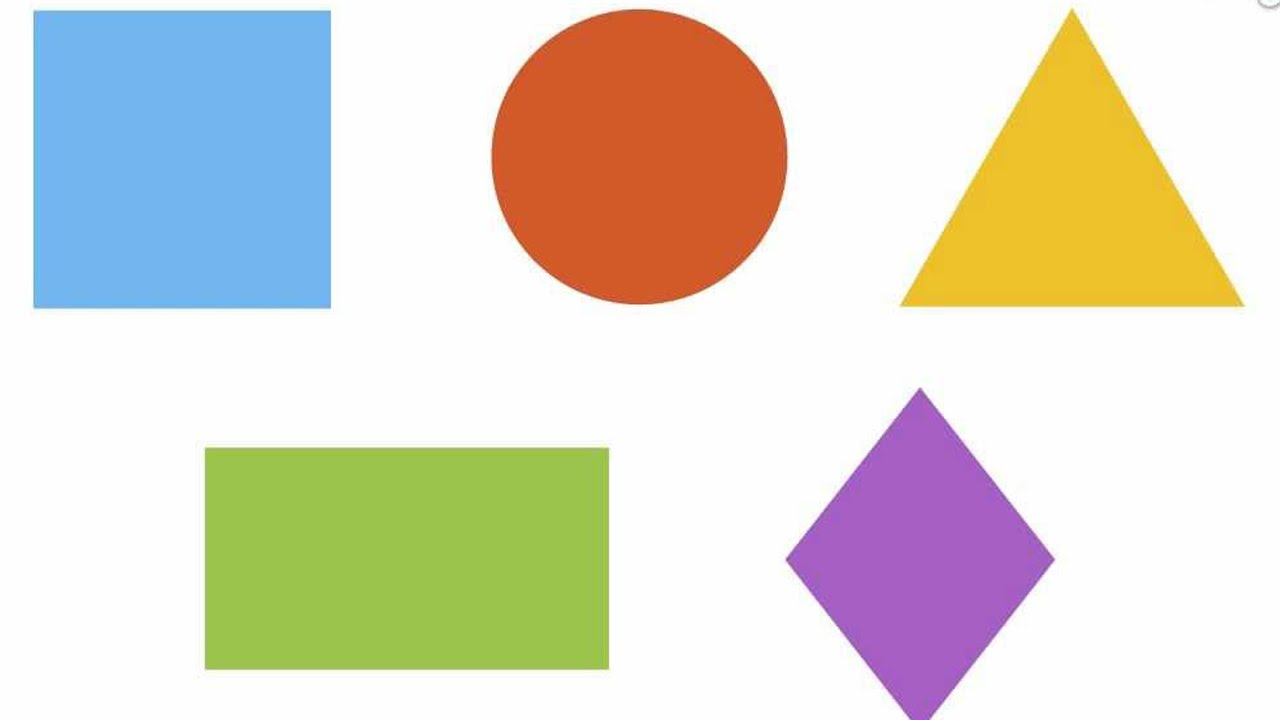
//> input picture Computer Vision/teste_quinas.jpg, 1280 x 720 px, given in place of the camera
$ ./vacaGO   (built with g++ and OpenCV 4)
//> lines starting //> are read from the running program, lines starting //| are printed output that depends on the picture; after the words box and inside, x2 and y2 are one past the last pixel; in counts of white or black regions, pixels touching at a corner belong together
#include <sstream>
#include <string>
#include <iostream>
#include <string>
#include <opencv2/core/core.hpp>
#include <opencv2/highgui/highgui.hpp>
#include <cv.h>
#include <opencv2/opencv.hpp>
#include <math.h>
#include <opencv2/imgproc/imgproc.hpp>

using namespace cv;
using namespace std;

/*
 Camila Code
 */


const int FRAME_WIDTH = 640;
const int FRAME_HEIGHT = 480;

// LIMITES DOS HISTOGRAMAS
const int LIMIT_MINOR = 40;
const int LIMIT_MAJOR = 215;

Mat frame, HSV, canny, mitPunkte, mitLines, src_grey, pontoLinha, mitNeural;

vector<Vec4i> lParalelas;
vector<Point2f> corners;
vector<float> angles, anglesP;

int width = 640;
int height = 480;
float RX;
// ---------  COISAS PARA K-MEANS  -----------
// SET DE DADOS PARA IA

const int K = 2; // NUMERO DE CLUSTERS
const int nCICLOS = 250;


//////////////////////////////////////////////////////////////////////////////////////////////7

void PDControl(int x, int y) {
   float erro = x - (width / 2);
    erro = erro / (width / 2);
    RX = erro;
     cout << "error: " << erro << endl;
    int to_show;
    if (erro < 0.01) { // go left
        to_show = (int) (-100 * erro);
        line(frame, Point((width / 2), y), Point(x, y), Scalar(0, 255, 0), to_show);
        line(frame, Point((width / 2), y), Point(x, y), Scalar(0, 255, 0), to_show);
    } else if (erro > 0.01) { // go right
        to_show = (int) (100 * erro);
        line(frame, Point((width / 2), y), Point(x, y), Scalar(0, 0, 255), to_show);
        line(frame, Point((width / 2), y), Point(x, y), Scalar(0, 0, 255), to_show);
    }

    // QUANTO MENOR O NÚMERO, MAIOR O ALINHAMENTO DO ROBO
    // QUANTO MAIOR O NÚMERO, MAIOR A DIFERENCA ENTRE AS VELOCIDADES DOS MOTORES
    // QUANTO MENOR O NÚMERO, MAIS PRÓXIMAS SAO AS VELOCIDADES DOS MOTORES
    // TO FALANDO DA VARIÁVEL 	erro

}

void kmeans_training(vector<Point2f> corners) {
    unsigned int tam = corners.size(); // pegar tamanho de algum vetor
    int c[K][5];

    unsigned int clusters[tam];

    int trainingData[tam][5];
    /*
    [0] -> x
    [1] -> y
    [2] -> intensidade branco
    [3] -> medio
    [4] -> intensidade preto
     */

    int rows = src_grey.rows;
    int cols = src_grey.cols;

    for (unsigned int i = 0; i < tam; i++) {
        trainingData[i][0] = corners[i].x;
        trainingData[i][1] = corners[i].y;

        //GET HISTOGRAMAS


        int x1 = trainingData[i][0] - 5, x2 = trainingData[i][0] + 5, y1 = trainingData[i][1] - 5, y2 = trainingData[i][1] + 5;

        if (x1 < 0) {
            x1 = 0;
        }

        if (x2 > cols) {
            x2 = cols - 1;
        }

        if (y1 < 0) {
            y1 = 0;
        }

        if (y2 > rows) {
            y2 = rows - 1;
        }

        //Mat img = Mat(src_grey, Rect(x1,y1,x2,y2));


        trainingData[i][2] = 0;
        trainingData[i][3] = 0;
        trainingData[i][4] = 0;

        MatIterator_<uchar> it, end;
        for (it = src_grey.begin<uchar>(), end = src_grey.end<uchar>(); it != end; ++it) {

            if (*it <= LIMIT_MINOR) {
                trainingData[i][2]++;
            } else if (*it < LIMIT_MAJOR) {
                trainingData[i][3]++;
            } else {
                trainingData[i][4]++;
            }
        }
    }

    for (int n = 0; n < nCICLOS; n++) {

        // atribui aos primeiros centroides o centroide anterior identificado

        for (int j = 0; j < 5; j++) {
            c[0][j] = trainingData[0][j];
            c[1][j] = trainingData[tam - 1][j];
        }


        // [12 lines of commented-out code are left out]
        for (unsigned int i = 0; i < tam; i++) {
            double distancia = sqrt((trainingData[i][0] - c[0][0])*(trainingData[i][0] - c[0][0]) +
                    (trainingData[i][1] - c[0][1])*(trainingData[i][1] - c[0][1]) +
                    (trainingData[i][2] - c[0][2])*(trainingData[i][2] - c[0][2]) +
                    (trainingData[i][3] - c[0][3])*(trainingData[i][3] - c[0][3]) +
                    (trainingData[i][4] - c[0][4])*(trainingData[i][4] - c[0][4]));
            clusters[i] = 0;
            for (int j = 1; j < K; j++) {
                if (sqrt((trainingData[i][0] - c[j][0])*(trainingData[i][0] - c[j][0]) +
                        (trainingData[i][1] - c[j][1])*(trainingData[i][1] - c[j][1]) +
                        (trainingData[i][2] - c[j][2])*(trainingData[i][2] - c[j][2]) +
                        (trainingData[i][3] - c[j][3])*(trainingData[i][3] - c[j][3]) +
                        (trainingData[i][4] - c[j][4])*(trainingData[i][4] - c[j][4])) < distancia) {

                    clusters[i] = j;

                    distancia = sqrt((trainingData[i][0] - c[j][0])*(trainingData[i][0] - c[j][0]) +
                            (trainingData[i][1] - c[j][1])*(trainingData[i][1] - c[j][1]) +
                            (trainingData[i][2] - c[j][2])*(trainingData[i][2] - c[j][2]) +
                            (trainingData[i][3] - c[j][3])*(trainingData[i][3] - c[j][3]) +
                            (trainingData[i][4] - c[j][4])*(trainingData[i][4] - c[j][4]));


                }
            }
        }


        // CENTROID UPDATE STEP - os centroides sao recomputados

        unsigned int cont = 0;
        for (unsigned int i = 0; i < K; i++) {
            c[i][0] = 0;
            c[i][1] = 0;
            c[i][2] = 0;
            c[i][3] = 0;
            c[i][4] = 0;
            cont = 0;
            for (unsigned int j = 0; j < tam; j++) {
                if (clusters[j] == i) {
                    c[i][0] = c[i][0] + trainingData[j][0];
                    c[i][1] = c[i][1] + trainingData[j][1];
                    c[i][2] = c[i][2] + trainingData[j][2];
                    c[i][3] = c[i][3] + trainingData[j][3];
                    c[i][4] = c[i][4] + trainingData[j][4];
                    cont++;
                }
            }

            c[i][0] = int(c[i][0] / cont);
            c[i][1] = int(c[i][1] / cont);
            c[i][2] = int(c[i][2] / cont);
            c[i][3] = int(c[i][3] / cont);
            c[i][4] = int(c[i][4] / cont);

        }


    }


    // [12 lines of commented-out code are left out]

    mitNeural = frame.clone();
    circle(mitNeural, Point(c[0][0], c[0][1]), 10, Scalar(173, 0, 0), -1, 8, 0);
    circle(mitNeural, Point(c[0][0], c[0][1]), 12, Scalar(0, 0, 255), -1, 8, 0);

    circle(mitNeural, Point(c[1][0], c[1][1]), 10, Scalar(173, 0, 0), -1, 8, 0);
    circle(mitNeural, Point(c[1][0], c[1][1]), 12, Scalar(0, 0, 255), -1, 8, 0);

    line(mitNeural, Point(c[0][0], 0), Point(c[0][0], rows), Scalar(0, 0, 255), 5, 8);
    line(mitNeural, Point(c[1][0], 0), Point(c[1][0], rows), Scalar(0, 0, 255), 5, 8);

    int X = int((c[0][0] + c[1][0]) / 2.0);
    int Y = int((c[0][1] + c[1][1]) / 2.0);

    PDControl(X, Y);


    circle(mitNeural, Point(X, Y), 20, Scalar(255, 0, 0), -1, 8, 0);
    circle(mitNeural, Point(X, Y), 25, Scalar(255, 0, 0), -1, 8, 0);

}

void istInDerLinie() {
    float y1, x1, y2, x2, x, y;
    float A, B;

    int n = 0;

    vector<Point2f>pontos;

    for (unsigned int i = 0; i < corners.size(); i++) {
        x = corners[i].x;
        y = corners[i].y;

        for (unsigned int j = 0; j < lParalelas.size(); j++) {
            x1 = lParalelas[j][0];
            y1 = lParalelas[j][1];
            x2 = lParalelas[j][2];
            y2 = lParalelas[j][3];

            A = (y2 - y1) / (x2 - x1);
            B = y1 - A*x1;


            if (A * x + B - y < 5 || A * x + B - y > -5) {
                if (anglesP[j] > 80 && anglesP[j] < 100) {
                    line(pontoLinha, Point(x1, y1),
                            Point(x2, y2), Scalar(0, 0, 255), 5, 8);
                    circle(pontoLinha, Point(x1, y1), 5, Scalar(0, 255, 0), -1, 8, 0);

                    circle(pontoLinha, Point(x2, y2), 5, Scalar(0, 255, 0), -1, 8, 0);

                    pontos.push_back(Point(x1, y1));
                    pontos.push_back(Point(x2, y2));

                    n = n + 2;

                } else {
                    /*line(pontoLinha, Point(x1, y1),
                                            Point(x2, y2), Scalar(0,255,0), 5, 8 );*/
                }
            }
        }

    }
    // CHAMAR ML

    /*if (pontos.size() > 10) {
        kmeans_training(pontos);
    }*/

}

// [26 lines of commented-out code are left out]

// [176 lines left out: functions swap, quickSort, filtrar_linhas, all_lines, not called in this run]

void morphOps(Mat &thresh) {

    //create structuring element that will be used to "dilate" and "erode" image.
    //the element chosen here is a 3px by 3px rectangle

    Mat erodeElement = getStructuringElement(MORPH_RECT, Size(3, 3));
    //dilate with larger element so make sure object is nicely visible
    Mat dilateElement = getStructuringElement(MORPH_RECT, Size(8, 8));

    erode(thresh, thresh, erodeElement);
    erode(thresh, thresh, erodeElement);

    dilate(thresh, thresh, dilateElement);
    dilate(thresh, thresh, dilateElement);

}

void find_corners() { // NAO MEXE NOS PARAMETROS PELO AMOR DE DEUS
    mitPunkte = src_grey.clone();
    pontoLinha = src_grey.clone();

    corners.clear();
    double qualityLevel = 0.05;
    double minDistance = 100;
    int blockSize = 3;
    bool useHarrisDetector = false;
    double k = 0.04;
    int MAX_QUINAS = 40;

    /// Apply corner detection
    goodFeaturesToTrack(mitPunkte, corners, MAX_QUINAS,
            qualityLevel, minDistance, Mat(), blockSize,
            useHarrisDetector, k);

    cvtColor(mitPunkte, mitPunkte, CV_GRAY2BGR);
    cvtColor(pontoLinha, pontoLinha, CV_GRAY2BGR);

    for (unsigned int i = 0; i < corners.size(); i++) {
        circle(mitPunkte, corners[i], 10, Scalar(173, 0, 0), -1, 8, 0);
        circle(mitPunkte, corners[i], 12, Scalar(0, 0, 255), -1, 8, 0);

        circle(pontoLinha, corners[i], 10, Scalar(255, 0, 0), -1, 8, 0);
        circle(pontoLinha, corners[i], 12, Scalar(255, 0, 0), -1, 8, 0);

    }

    if (corners.size() > 10) {
        kmeans_training(corners);
    }
}

int main () {

    // [8 lines of commented-out code are left out]
    VideoCapture capture(0);
    if ( !capture.isOpened() ){
      cout << "Cannot open the video file" << endl;
      return -1;
    }

    while(1){
        if (!capture.read(frame)) {
            cout<<"\n Cannot read the video file. \n";
            break;
        }
//> frame is the input picture: 720 rows x 1280 cols, CV_8UC3; mean B, G, R 204.1, 217.5, 222

        cvtColor(frame, src_grey, CV_BGR2GRAY);
        cvtColor(frame, HSV, COLOR_BGR2HSV);
//> HSV: 720 rows x 1280 cols, CV_8UC3; mean H, S, V 28.8, 61.6, 239.4
        morphOps(frame);
//> in morphOps, `dilate(thresh, thresh, dilateElement);`:
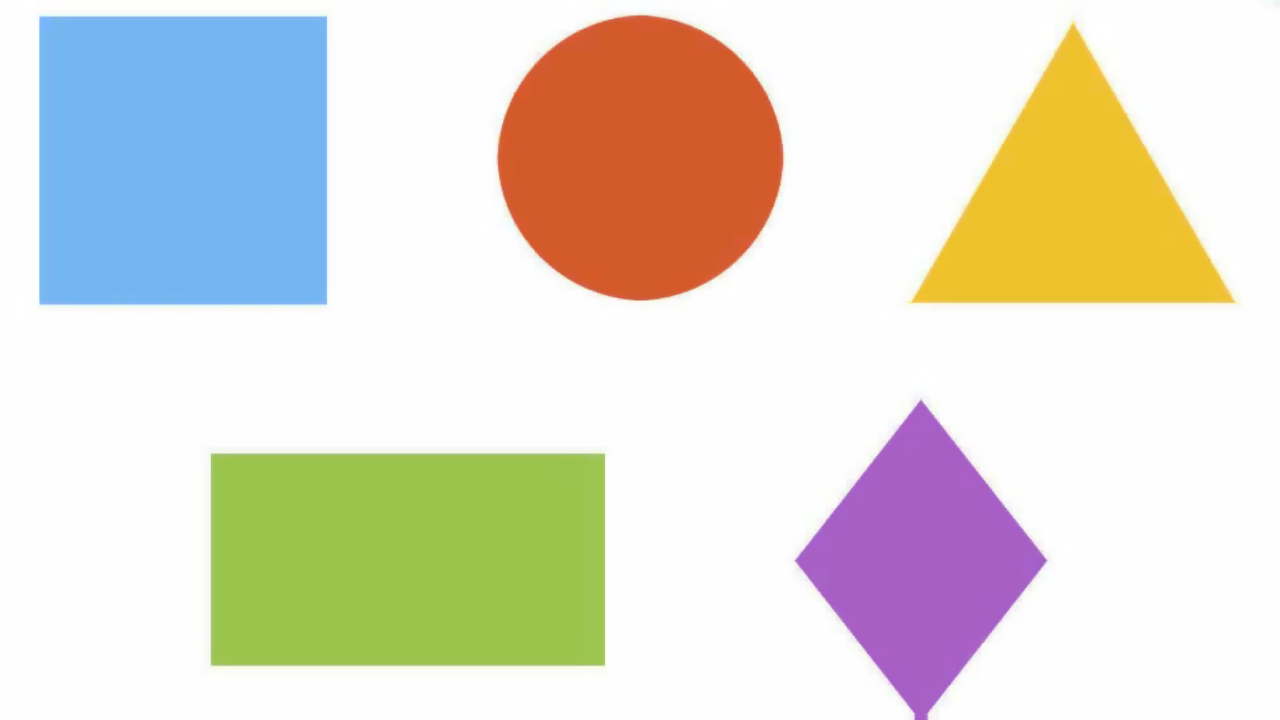
//> thresh: 720 rows x 1280 cols, CV_8UC3; mean B, G, R 208.8, 220.8, 224.7

        lParalelas.clear();
        corners.clear();
        angles.clear();
        anglesP.clear();

        // FUNCOES PRINCIPAIS
        // pega todas as linhas e coloca num vec4f e dps chama filtrar_linhas(lines) pra selecionar só as paralelas
        find_corners(); // usa o algoritmo shi pra achar pontos de interesse (quinas)
//> in find_corners, `goodFeaturesToTrack(mitPunkte, corners, MAX_QUINAS, qualityLevel, minD..`: corners = 28 Points (x, y), first 12: [920, 388], [329, 11], [329, 307], [787, 560], [1054, 559], [1243, 305], [608, 668], [607, 449], [34, 11], [930, 718], [34, 307], [205, 448]
//> the loop in find_corners, `for (unsigned int i = 0; i < corners.size(); i++)` made 28 passes
//> after the loop in find_corners, `for (unsigned int i = 0; i < corners.size(); i++)`:
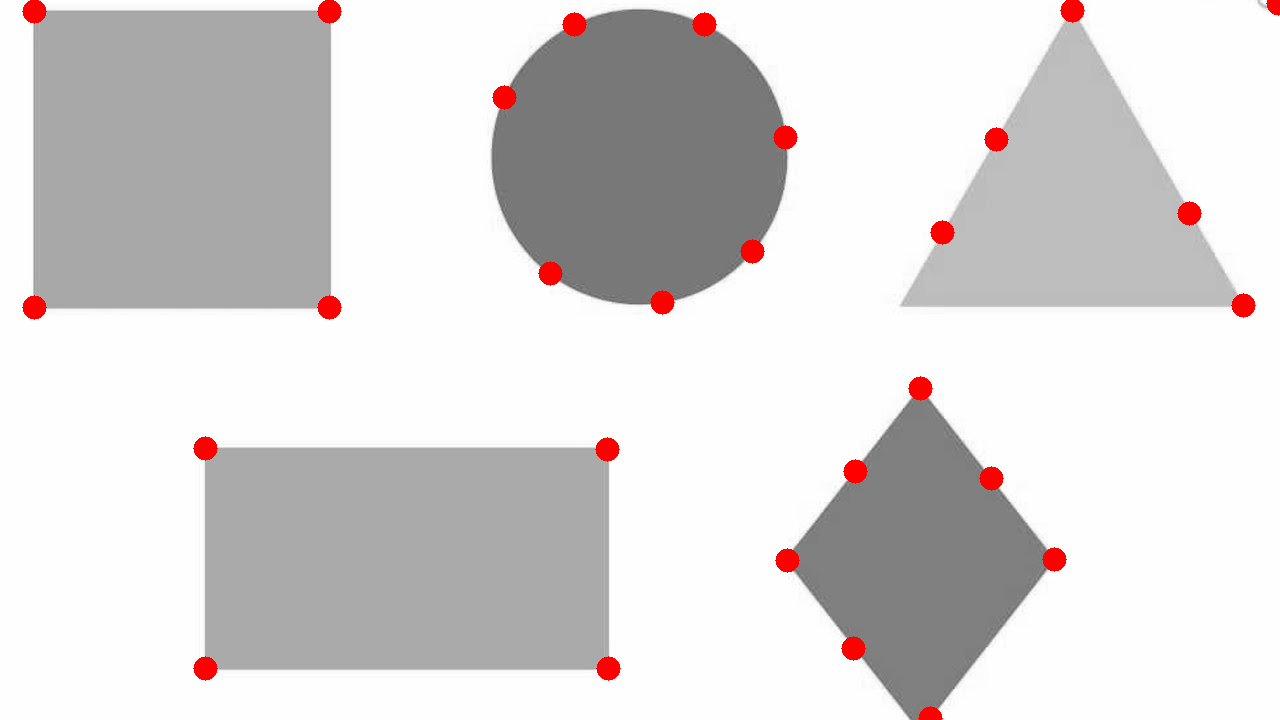
//> mitPunkte: 720 rows x 1280 cols, CV_8UC3; mean B, G, R 214.7, 214.7, 217.9
//> after the loop in find_corners, `for (unsigned int i = 0; i < corners.size(); i++)`:
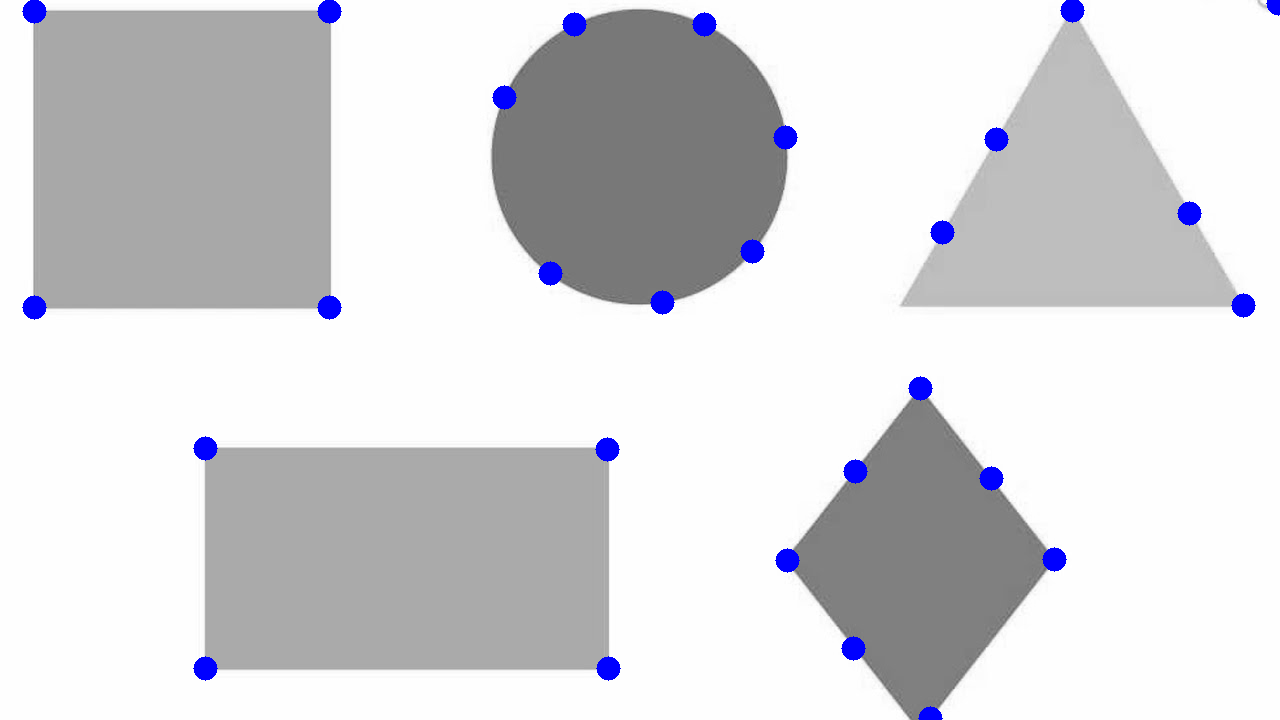
//> pontoLinha: 720 rows x 1280 cols, CV_8UC3; mean B, G, R 217.9, 214.7, 214.7
//> in kmeans_training, `unsigned int tam = corners.size();`: tam = 28
//> the loop in kmeans_training, `for (unsigned int i = 0; i < tam; i++)` made 28 passes
//> in kmeans_training, `circle(mitNeural, Point(c[0][0], c[0][1]), 10, Scalar(173, 0, 0), -1, ..`: mitNeural: 720 rows x 1280 cols, CV_8UC3; 317 pixels changed, all inside (x1, y1, x2, y2) = (608, 339, 629, 360)
//> in kmeans_training, `circle(mitNeural, Point(c[1][0], c[1][1]), 10, Scalar(173, 0, 0), -1, ..`: mitNeural: 720 rows x 1280 cols, CV_8UC3; mean B, G, R 208.6, 220.6, 224.6
//> in kmeans_training, `int X = int((c[0][0] + c[1][0]) / 2.0);`: X = 886
//> in kmeans_training, `int Y = int((c[0][1] + c[1][1]) / 2.0);`: Y = 241
//> in PDControl, `float erro = x - (width / 2);`: erro = 566
//> in PDControl, `erro = erro / (width / 2);`: erro = 1.77
//| error: 1.76875
//> in PDControl, `to_show = (int) (100 * erro);`: to_show = 176
//> in PDControl, `line(frame, Point((width / 2), y), Point(x, y), Scalar(0, 0, 255), to_..`: frame: 720 rows x 1280 cols, CV_8UC3; 13.51% of pixels changed, all inside (x1, y1, x2, y2) = (232, 153, 975, 330)
//> in kmeans_training, `circle(mitNeural, Point(X, Y), 25, Scalar(255, 0, 0), -1, 8, 0);`:
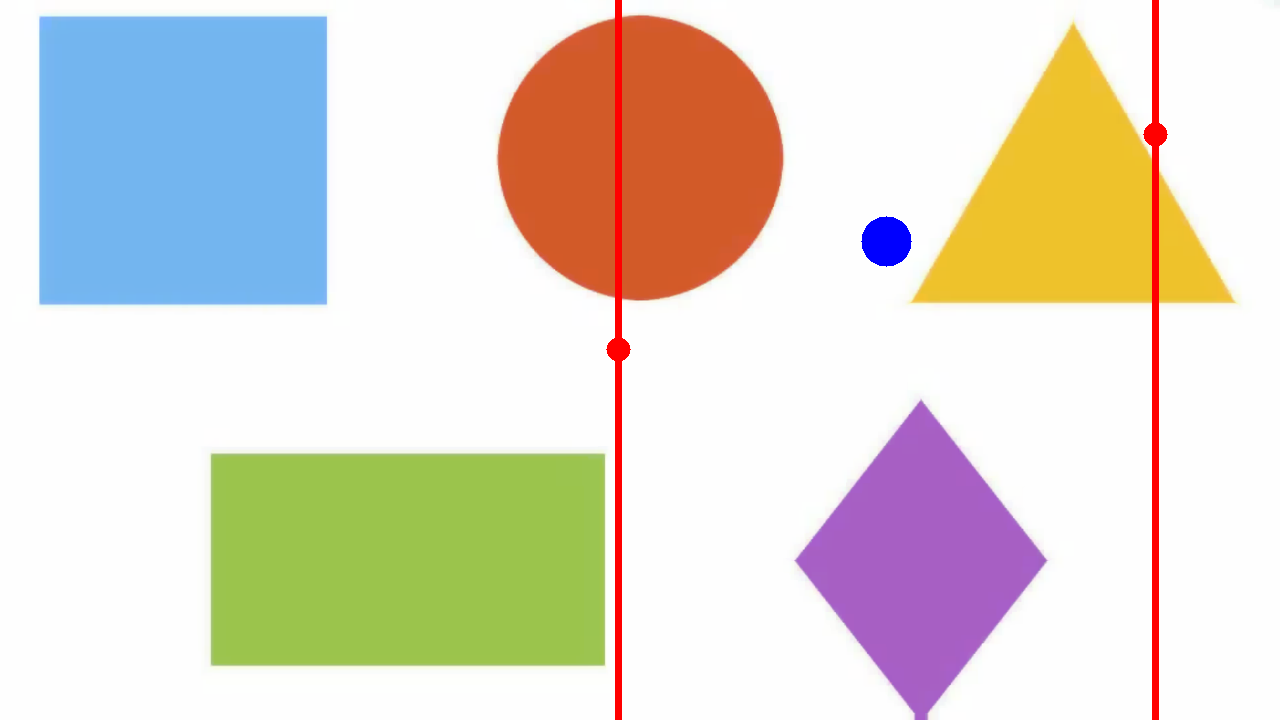
//> mitNeural: 720 rows x 1280 cols, CV_8UC3; mean B, G, R 206.5, 217.8, 224.3
        istInDerLinie(); // mantém as linhas que cruzam os pontos achados na funcao anterior
//> the loop in istInDerLinie, `for (unsigned int i = 0; i < corners.size(); i++)` made 28 passes
//> after the loop in istInDerLinie, `for (unsigned int i = 0; i < corners.size(); i++)`: x1 = 0

        namedWindow("Original", CV_WINDOW_AUTOSIZE);
        namedWindow("Mit Neural", CV_WINDOW_AUTOSIZE);

            imshow("Mit Neural", mitNeural);
            imshow("Original", frame);

            if (waitKey(30) == 27){
//> the Esc key is pressed
                break;
            }
        }


    return 0;
}
